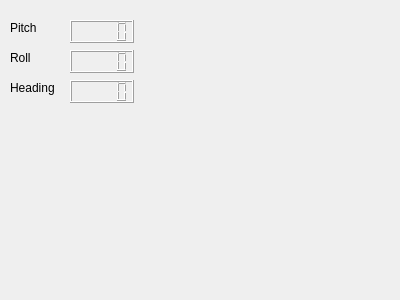
<?xml version="1.0" encoding="UTF-8"?>
<ui version="4.0">
 <class>HelelaniClient</class>
 <widget class="QWidget" name="HelelaniClient">
  <property name="geometry">
   <rect>
    <x>0</x>
    <y>0</y>
    <width>400</width>
    <height>300</height>
   </rect>
  </property>
  <property name="windowTitle">
   <string>Form</string>
  </property>
  <widget class="QLCDNumber" name="pitchDisplay">
   <property name="geometry">
    <rect>
     <x>70</x>
     <y>20</y>
     <width>64</width>
     <height>23</height>
    </rect>
   </property>
  </widget>
  <widget class="QLabel" name="label">
   <property name="geometry">
    <rect>
     <x>10</x>
     <y>20</y>
     <width>60</width>
     <height>16</height>
    </rect>
   </property>
   <property name="text">
    <string>Pitch</string>
   </property>
  </widget>
  <widget class="QLabel" name="label_2">
   <property name="geometry">
    <rect>
     <x>10</x>
     <y>50</y>
     <width>60</width>
     <height>16</height>
    </rect>
   </property>
   <property name="text">
    <string>Roll</string>
   </property>
  </widget>
  <widget class="QLCDNumber" name="rollDisplay">
   <property name="geometry">
    <rect>
     <x>70</x>
     <y>50</y>
     <width>64</width>
     <height>23</height>
    </rect>
   </property>
  </widget>
  <widget class="QLabel" name="label_3">
   <property name="geometry">
    <rect>
     <x>10</x>
     <y>80</y>
     <width>60</width>
     <height>16</height>
    </rect>
   </property>
   <property name="text">
    <string>Heading</string>
   </property>
  </widget>
  <widget class="QLCDNumber" name="headingDisplay">
   <property name="geometry">
    <rect>
     <x>70</x>
     <y>80</y>
     <width>64</width>
     <height>23</height>
    </rect>
   </property>
  </widget>
 </widget>
 <resources/>
 <connections/>
</ui>
